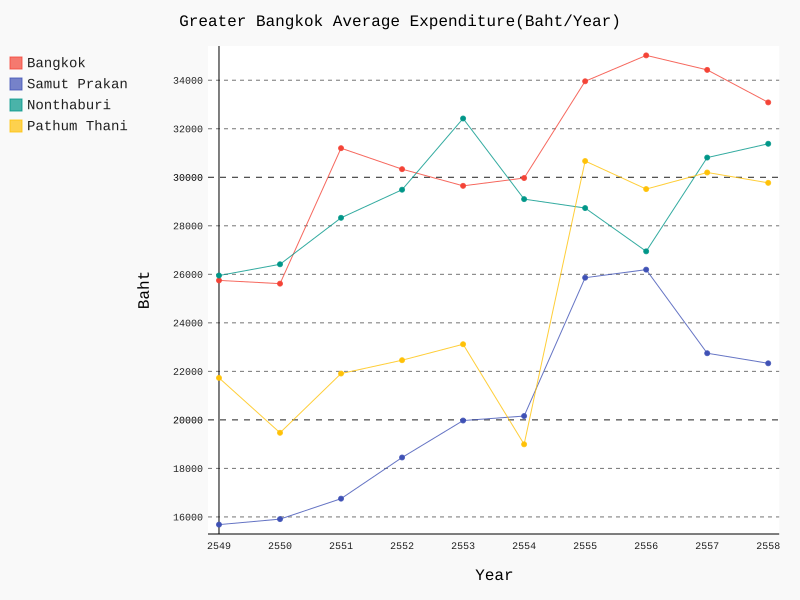

Source code (Python):
"""Greater Bangkok"""

import pandas as pd
import numpy
import pygal


def read():
    """read csv"""
    data_frame = pd.read_csv('expenditure.csv')
    data = (numpy.array(data_frame)).tolist()

    #take the ","s out
    data_ready = [[i.replace(',', '') if i.count(
        ',') >= 1 else i for i in lst] for lst in data]

    chart(data_ready)


def chart(data):
    """render chart"""
    line_chart = pygal.Line(
        title='Greater Bangkok Average Expenditure(Baht/Year)',
        x_title='Year',
        y_title='Baht')
    line_chart.x_labels = map(str, range(2549, 2559))

    #adding data to chart
    for i in range(2, 6):
        line_chart.add(data[i][0], [int(j) for j in data[i][1:]])
    line_chart.render_to_file('AvgGreaterBangkok.svg')

read()
